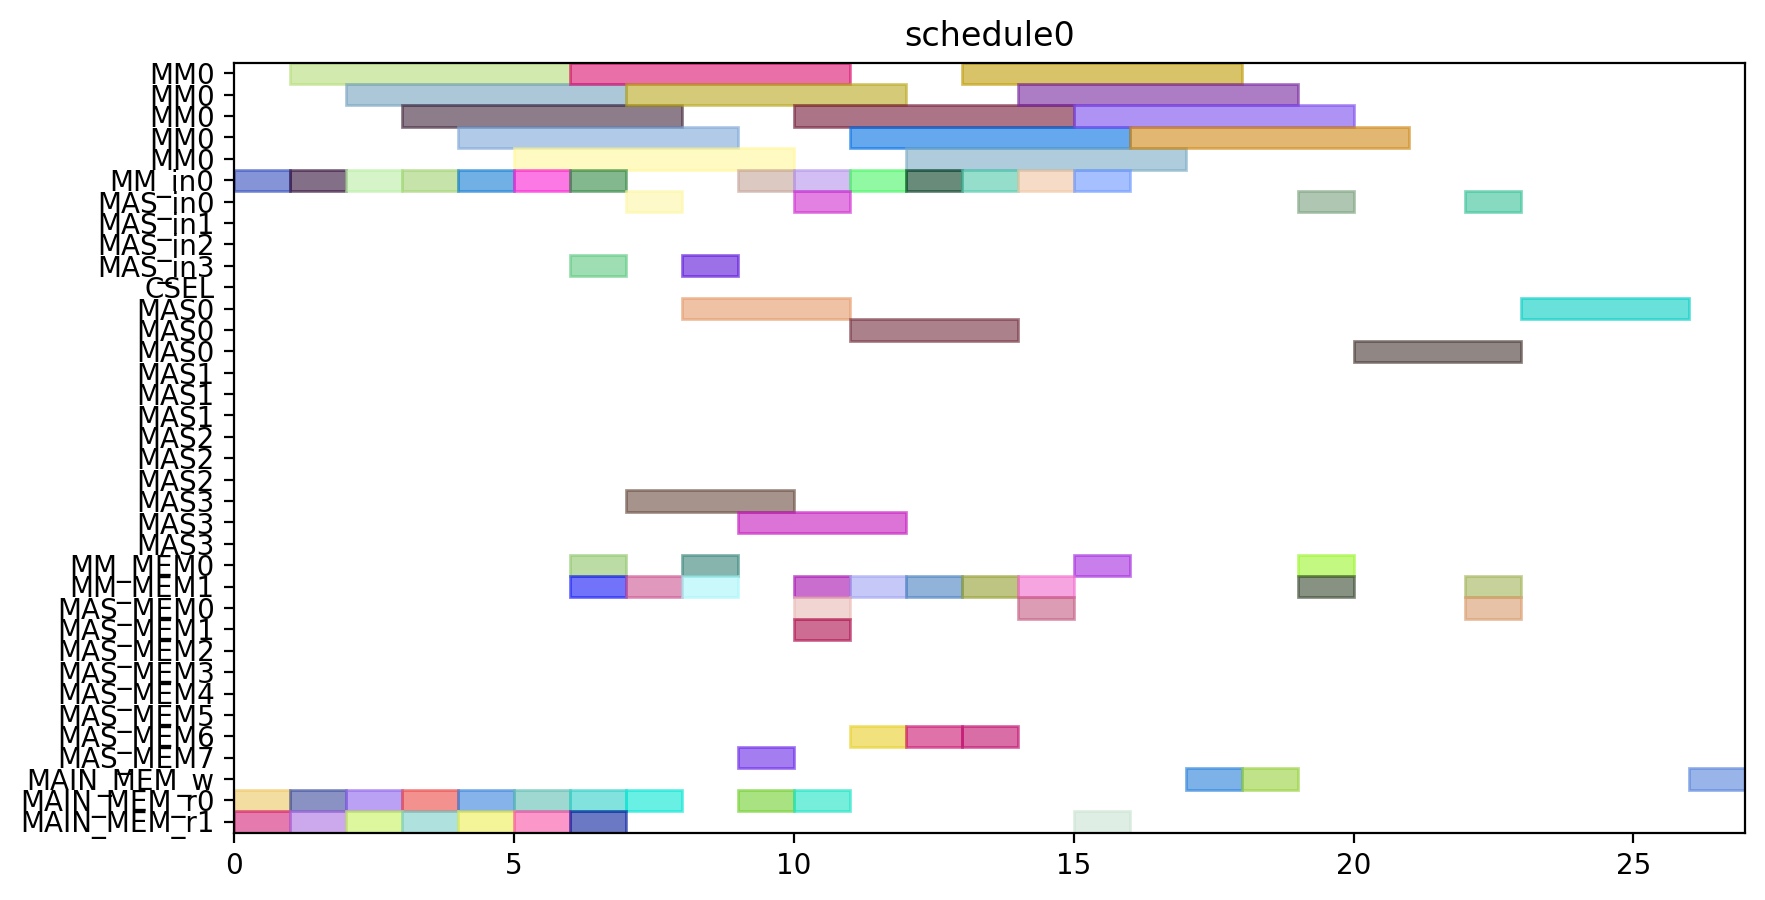

Here is the Python script that generated this plot:
from pyschedule import Scenario, solvers, plotters, alt


def solve():
	horizon = 120
	S = Scenario("schedule0", horizon=horizon)

	# resource
	MM = S.Resources('MM', num=1, size=5)
	MM_in = S.Resources('MM_in', num=1)
	MAS_in = S.Resources('MAS_in', num=4)
	CSEL = S.Resource('CSEL')
	MAS = S.Resources('MAS', num=4, size=3, periods=range(1, horizon))
	MM_MEM = S.Resources('MM_MEM', num=2)
	MAS_MEM = S.Resources('MAS_MEM', num=8)
	MAIN_MEM_w = S.Resource('MAIN_MEM_w', size=1)
	MAIN_MEM_r = S.Resources('MAIN_MEM_r', num=2)

	# result of previous scheduling

	# new tasks
	r1 = S.Task('r1', length=5, delay_cost=1)
	r1 += alt(MM)
	r1_in = S.Task('r1_in', length=1, delay_cost=1)
	r1_in += alt(MM_in)
	S += r1_in*MM_in[0]<=r1*MM[0]
	r1_mem0 = S.Task('r1_mem0', length=1, delay_cost=1)
	r1_mem0 += MAIN_MEM_r[0]
	S += r1_mem0 <= r1

	r1_mem1 = S.Task('r1_mem1', length=1, delay_cost=1)
	r1_mem1 += MAIN_MEM_r[1]
	S += r1_mem1 <= r1

	r3 = S.Task('r3', length=5, delay_cost=1)
	r3 += alt(MM)
	r3_in = S.Task('r3_in', length=1, delay_cost=1)
	r3_in += alt(MM_in)
	S += r3_in*MM_in[0]<=r3*MM[0]
	r3_mem0 = S.Task('r3_mem0', length=1, delay_cost=1)
	r3_mem0 += MAIN_MEM_r[0]
	S += r3_mem0 <= r3

	r3_mem1 = S.Task('r3_mem1', length=1, delay_cost=1)
	r3_mem1 += MAIN_MEM_r[1]
	S += r3_mem1 <= r3

	r4 = S.Task('r4', length=5, delay_cost=1)
	r4 += alt(MM)
	r4_in = S.Task('r4_in', length=1, delay_cost=1)
	r4_in += alt(MM_in)
	S += r4_in*MM_in[0]<=r4*MM[0]
	r4_mem0 = S.Task('r4_mem0', length=1, delay_cost=1)
	r4_mem0 += MAIN_MEM_r[0]
	S += r4_mem0 <= r4

	r4_mem1 = S.Task('r4_mem1', length=1, delay_cost=1)
	r4_mem1 += MAIN_MEM_r[1]
	S += r4_mem1 <= r4

	r5 = S.Task('r5', length=5, delay_cost=1)
	r5 += alt(MM)
	r5_in = S.Task('r5_in', length=1, delay_cost=1)
	r5_in += alt(MM_in)
	S += r5_in*MM_in[0]<=r5*MM[0]
	r5_mem0 = S.Task('r5_mem0', length=1, delay_cost=1)
	r5_mem0 += MAIN_MEM_r[0]
	S += r5_mem0 <= r5

	r5_mem1 = S.Task('r5_mem1', length=1, delay_cost=1)
	r5_mem1 += MAIN_MEM_r[1]
	S += r5_mem1 <= r5

	r6 = S.Task('r6', length=5, delay_cost=1)
	r6 += alt(MM)
	r6_in = S.Task('r6_in', length=1, delay_cost=1)
	r6_in += alt(MM_in)
	S += r6_in*MM_in[0]<=r6*MM[0]
	r6_mem0 = S.Task('r6_mem0', length=1, delay_cost=1)
	r6_mem0 += MAIN_MEM_r[0]
	S += r6_mem0 <= r6

	r6_mem1 = S.Task('r6_mem1', length=1, delay_cost=1)
	r6_mem1 += MAIN_MEM_r[1]
	S += r6_mem1 <= r6

	r12 = S.Task('r12', length=5, delay_cost=1)
	r12 += alt(MM)
	r12_in = S.Task('r12_in', length=1, delay_cost=1)
	r12_in += alt(MM_in)
	S += r12_in*MM_in[0]<=r12*MM[0]
	r12_mem0 = S.Task('r12_mem0', length=1, delay_cost=1)
	r12_mem0 += MAIN_MEM_r[0]
	S += r12_mem0 <= r12

	r12_mem1 = S.Task('r12_mem1', length=1, delay_cost=1)
	r12_mem1 += MAIN_MEM_r[1]
	S += r12_mem1 <= r12

	r13 = S.Task('r13', length=5, delay_cost=1)
	r13 += alt(MM)
	r13_in = S.Task('r13_in', length=1, delay_cost=1)
	r13_in += alt(MM_in)
	S += r13_in*MM_in[0]<=r13*MM[0]
	r13_mem0 = S.Task('r13_mem0', length=1, delay_cost=1)
	r13_mem0 += MAIN_MEM_r[0]
	S += r13_mem0 <= r13

	r13_mem1 = S.Task('r13_mem1', length=1, delay_cost=1)
	r13_mem1 += MAIN_MEM_r[1]
	S += r13_mem1 <= r13

	r2 = S.Task('r2', length=3, delay_cost=1)
	r2 += alt(MAS)
	r2_in = S.Task('r2_in', length=1, delay_cost=1)
	r2_in += alt(MAS_in)
	S += r2_in*MAS_in[0]<=r2*MAS[0]

	S += r2_in*MAS_in[1]<=r2*MAS[1]

	S += r2_in*MAS_in[2]<=r2*MAS[2]

	S += r2_in*MAS_in[3]<=r2*MAS[3]

	r2_mem0 = S.Task('r2_mem0', length=1, delay_cost=1)
	r2_mem0 += alt(MM_MEM)
	S += (r1*MM[0])-1 < r2_mem0*MM_MEM[0]
	S += r2_mem0 <= r2

	r2_mem1 = S.Task('r2_mem1', length=1, delay_cost=1)
	r2_mem1 += alt(MM_MEM)
	S += (r1*MM[0])-1 < r2_mem1*MM_MEM[1]
	S += r2_mem1 <= r2

	r7 = S.Task('r7', length=3, delay_cost=1)
	r7 += alt(MAS)
	r7_in = S.Task('r7_in', length=1, delay_cost=1)
	r7_in += alt(MAS_in)
	S += r7_in*MAS_in[0]<=r7*MAS[0]

	S += r7_in*MAS_in[1]<=r7*MAS[1]

	S += r7_in*MAS_in[2]<=r7*MAS[2]

	S += r7_in*MAS_in[3]<=r7*MAS[3]

	r7_mem0 = S.Task('r7_mem0', length=1, delay_cost=1)
	r7_mem0 += alt(MM_MEM)
	S += (r5*MM[0])-1 < r7_mem0*MM_MEM[0]
	S += r7_mem0 <= r7

	r7_mem1 = S.Task('r7_mem1', length=1, delay_cost=1)
	r7_mem1 += alt(MM_MEM)
	S += (r6*MM[0])-1 < r7_mem1*MM_MEM[1]
	S += r7_mem1 <= r7

	r8 = S.Task('r8', length=3, delay_cost=1)
	r8 += alt(MAS)
	r8_in = S.Task('r8_in', length=1, delay_cost=1)
	r8_in += alt(MAS_in)
	S += r8_in*MAS_in[0]<=r8*MAS[0]

	S += r8_in*MAS_in[1]<=r8*MAS[1]

	S += r8_in*MAS_in[2]<=r8*MAS[2]

	S += r8_in*MAS_in[3]<=r8*MAS[3]

	r8_mem0 = S.Task('r8_mem0', length=1, delay_cost=1)
	r8_mem0 += MAIN_MEM_r[0]
	S += r8_mem0 <= r8

	r8_mem1 = S.Task('r8_mem1', length=1, delay_cost=1)
	r8_mem1 += alt(MM_MEM)
	S += (r4*MM[0])-1 < r8_mem1*MM_MEM[1]
	S += r8_mem1 <= r8

	r10 = S.Task('r10', length=3, delay_cost=1)
	r10 += alt(MAS)
	r10_in = S.Task('r10_in', length=1, delay_cost=1)
	r10_in += alt(MAS_in)
	S += r10_in*MAS_in[0]<=r10*MAS[0]

	S += r10_in*MAS_in[1]<=r10*MAS[1]

	S += r10_in*MAS_in[2]<=r10*MAS[2]

	S += r10_in*MAS_in[3]<=r10*MAS[3]

	r10_mem0 = S.Task('r10_mem0', length=1, delay_cost=1)
	r10_mem0 += MAIN_MEM_r[0]
	S += r10_mem0 <= r10

	r10_mem1 = S.Task('r10_mem1', length=1, delay_cost=1)
	r10_mem1 += alt(MM_MEM)
	S += (r4*MM[0])-1 < r10_mem1*MM_MEM[1]
	S += r10_mem1 <= r10

	r9 = S.Task('r9', length=5, delay_cost=1)
	r9 += alt(MM)
	r9_in = S.Task('r9_in', length=1, delay_cost=1)
	r9_in += alt(MM_in)
	S += r9_in*MM_in[0]<=r9*MM[0]
	r9_mem0 = S.Task('r9_mem0', length=1, delay_cost=1)
	r9_mem0 += MAIN_MEM_r[0]
	S += r9_mem0 <= r9

	r9_mem1 = S.Task('r9_mem1', length=1, delay_cost=1)
	r9_mem1 += alt(MAS_MEM)
	S += (r7*MAS[0])-1 < r9_mem1*MAS_MEM[1]
	S += (r7*MAS[1])-1 < r9_mem1*MAS_MEM[3]
	S += (r7*MAS[2])-1 < r9_mem1*MAS_MEM[5]
	S += (r7*MAS[3])-1 < r9_mem1*MAS_MEM[7]
	S += r9_mem1 <= r9

	r11 = S.Task('r11', length=5, delay_cost=1)
	r11 += alt(MM)
	r11_in = S.Task('r11_in', length=1, delay_cost=1)
	r11_in += alt(MM_in)
	S += r11_in*MM_in[0]<=r11*MM[0]
	r11_mem0 = S.Task('r11_mem0', length=1, delay_cost=1)
	r11_mem0 += alt(MAS_MEM)
	S += (r10*MAS[0])-1 < r11_mem0*MAS_MEM[0]
	S += (r10*MAS[1])-1 < r11_mem0*MAS_MEM[2]
	S += (r10*MAS[2])-1 < r11_mem0*MAS_MEM[4]
	S += (r10*MAS[3])-1 < r11_mem0*MAS_MEM[6]
	S += r11_mem0 <= r11

	r11_mem1 = S.Task('r11_mem1', length=1, delay_cost=1)
	r11_mem1 += alt(MAS_MEM)
	S += (r10*MAS[0])-1 < r11_mem1*MAS_MEM[1]
	S += (r10*MAS[1])-1 < r11_mem1*MAS_MEM[3]
	S += (r10*MAS[2])-1 < r11_mem1*MAS_MEM[5]
	S += (r10*MAS[3])-1 < r11_mem1*MAS_MEM[7]
	S += r11_mem1 <= r11

	PX_new = S.Task('PX_new', length=5, delay_cost=1)
	PX_new += alt(MM)
	PX_new_in = S.Task('PX_new_in', length=1, delay_cost=1)
	PX_new_in += alt(MM_in)
	S += PX_new_in*MM_in[0]<=PX_new*MM[0]
	S += 0<PX_new

	PX_new_w = S.Task('PX_new_w', length=1, delay_cost=1)
	PX_new_w += alt(MAIN_MEM_w)
	S += PX_new <= PX_new_w

	PX_new_mem0 = S.Task('PX_new_mem0', length=1, delay_cost=1)
	PX_new_mem0 += alt(MAS_MEM)
	S += (r2*MAS[0])-1 < PX_new_mem0*MAS_MEM[0]
	S += (r2*MAS[1])-1 < PX_new_mem0*MAS_MEM[2]
	S += (r2*MAS[2])-1 < PX_new_mem0*MAS_MEM[4]
	S += (r2*MAS[3])-1 < PX_new_mem0*MAS_MEM[6]
	S += PX_new_mem0 <= PX_new

	PX_new_mem1 = S.Task('PX_new_mem1', length=1, delay_cost=1)
	PX_new_mem1 += alt(MM_MEM)
	S += (r12*MM[0])-1 < PX_new_mem1*MM_MEM[1]
	S += PX_new_mem1 <= PX_new

	r14 = S.Task('r14', length=5, delay_cost=1)
	r14 += alt(MM)
	r14_in = S.Task('r14_in', length=1, delay_cost=1)
	r14_in += alt(MM_in)
	S += r14_in*MM_in[0]<=r14*MM[0]
	r14_mem0 = S.Task('r14_mem0', length=1, delay_cost=1)
	r14_mem0 += alt(MAS_MEM)
	S += (r2*MAS[0])-1 < r14_mem0*MAS_MEM[0]
	S += (r2*MAS[1])-1 < r14_mem0*MAS_MEM[2]
	S += (r2*MAS[2])-1 < r14_mem0*MAS_MEM[4]
	S += (r2*MAS[3])-1 < r14_mem0*MAS_MEM[6]
	S += r14_mem0 <= r14

	r14_mem1 = S.Task('r14_mem1', length=1, delay_cost=1)
	r14_mem1 += alt(MM_MEM)
	S += (r3*MM[0])-1 < r14_mem1*MM_MEM[1]
	S += r14_mem1 <= r14

	Z1_new = S.Task('Z1_new', length=5, delay_cost=1)
	Z1_new += alt(MM)
	Z1_new_in = S.Task('Z1_new_in', length=1, delay_cost=1)
	Z1_new_in += alt(MM_in)
	S += Z1_new_in*MM_in[0]<=Z1_new*MM[0]
	S += 0<Z1_new

	Z1_new_w = S.Task('Z1_new_w', length=1, delay_cost=1)
	Z1_new_w += alt(MAIN_MEM_w)
	S += Z1_new <= Z1_new_w

	Z1_new_mem0 = S.Task('Z1_new_mem0', length=1, delay_cost=1)
	Z1_new_mem0 += alt(MAS_MEM)
	S += (r2*MAS[0])-1 < Z1_new_mem0*MAS_MEM[0]
	S += (r2*MAS[1])-1 < Z1_new_mem0*MAS_MEM[2]
	S += (r2*MAS[2])-1 < Z1_new_mem0*MAS_MEM[4]
	S += (r2*MAS[3])-1 < Z1_new_mem0*MAS_MEM[6]
	S += Z1_new_mem0 <= Z1_new

	Z1_new_mem1 = S.Task('Z1_new_mem1', length=1, delay_cost=1)
	Z1_new_mem1 += alt(MM_MEM)
	S += (r13*MM[0])-1 < Z1_new_mem1*MM_MEM[1]
	S += Z1_new_mem1 <= Z1_new

	r15 = S.Task('r15', length=5, delay_cost=1)
	r15 += alt(MM)
	r15_in = S.Task('r15_in', length=1, delay_cost=1)
	r15_in += alt(MM_in)
	S += r15_in*MM_in[0]<=r15*MM[0]
	r15_mem0 = S.Task('r15_mem0', length=1, delay_cost=1)
	r15_mem0 += alt(MAS_MEM)
	S += (r8*MAS[0])-1 < r15_mem0*MAS_MEM[0]
	S += (r8*MAS[1])-1 < r15_mem0*MAS_MEM[2]
	S += (r8*MAS[2])-1 < r15_mem0*MAS_MEM[4]
	S += (r8*MAS[3])-1 < r15_mem0*MAS_MEM[6]
	S += r15_mem0 <= r15

	r15_mem1 = S.Task('r15_mem1', length=1, delay_cost=1)
	r15_mem1 += alt(MM_MEM)
	S += (r9*MM[0])-1 < r15_mem1*MM_MEM[1]
	S += r15_mem1 <= r15

	r16 = S.Task('r16', length=5, delay_cost=1)
	r16 += alt(MM)
	r16_in = S.Task('r16_in', length=1, delay_cost=1)
	r16_in += alt(MM_in)
	S += r16_in*MM_in[0]<=r16*MM[0]
	r16_mem0 = S.Task('r16_mem0', length=1, delay_cost=1)
	r16_mem0 += alt(MM_MEM)
	S += (r11*MM[0])-1 < r16_mem0*MM_MEM[0]
	S += r16_mem0 <= r16

	r16_mem1 = S.Task('r16_mem1', length=1, delay_cost=1)
	r16_mem1 += MAIN_MEM_r[1]
	S += r16_mem1 <= r16

	r17 = S.Task('r17', length=3, delay_cost=1)
	r17 += alt(MAS)
	r17_in = S.Task('r17_in', length=1, delay_cost=1)
	r17_in += alt(MAS_in)
	S += r17_in*MAS_in[0]<=r17*MAS[0]

	S += r17_in*MAS_in[1]<=r17*MAS[1]

	S += r17_in*MAS_in[2]<=r17*MAS[2]

	S += r17_in*MAS_in[3]<=r17*MAS[3]

	r17_mem0 = S.Task('r17_mem0', length=1, delay_cost=1)
	r17_mem0 += alt(MM_MEM)
	S += (r14*MM[0])-1 < r17_mem0*MM_MEM[0]
	S += r17_mem0 <= r17

	r17_mem1 = S.Task('r17_mem1', length=1, delay_cost=1)
	r17_mem1 += alt(MM_MEM)
	S += (r15*MM[0])-1 < r17_mem1*MM_MEM[1]
	S += r17_mem1 <= r17

	PY_new = S.Task('PY_new', length=3, delay_cost=1)
	PY_new += alt(MAS)
	PY_new_in = S.Task('PY_new_in', length=1, delay_cost=1)
	PY_new_in += alt(MAS_in)
	S += PY_new_in*MAS_in[0]<=PY_new*MAS[0]

	S += PY_new_in*MAS_in[1]<=PY_new*MAS[1]

	S += PY_new_in*MAS_in[2]<=PY_new*MAS[2]

	S += PY_new_in*MAS_in[3]<=PY_new*MAS[3]

	S += 0<PY_new

	PY_new_w = S.Task('PY_new_w', length=1, delay_cost=1)
	PY_new_w += alt(MAIN_MEM_w)
	S += PY_new <= PY_new_w

	PY_new_mem0 = S.Task('PY_new_mem0', length=1, delay_cost=1)
	PY_new_mem0 += alt(MAS_MEM)
	S += (r17*MAS[0])-1 < PY_new_mem0*MAS_MEM[0]
	S += (r17*MAS[1])-1 < PY_new_mem0*MAS_MEM[2]
	S += (r17*MAS[2])-1 < PY_new_mem0*MAS_MEM[4]
	S += (r17*MAS[3])-1 < PY_new_mem0*MAS_MEM[6]
	S += PY_new_mem0 <= PY_new

	PY_new_mem1 = S.Task('PY_new_mem1', length=1, delay_cost=1)
	PY_new_mem1 += alt(MM_MEM)
	S += (r16*MM[0])-1 < PY_new_mem1*MM_MEM[1]
	S += PY_new_mem1 <= PY_new

	solvers.mip.solve(S,msg=1,kind='CPLEX',ratio_gap=1.01)

	solution = [['hoge']*len(S.solution()[1]) for i in range(len(S.solution()))]
	for i in range(len(S.solution())):
		for j in range(len(S.solution()[i])):
			solution[i][j]=str(S.solution()[i][j])
	print(solution)

	cycles = int(solution[-1][3])

	pic_file_name = "/home/mfukuda/ABE/multiRAM_multiMAS_16mux/scheduling_result/stage5MM1_stage3MAS4/EP_YRECOVER/schedule0.png"
	if(S.solution() != []):
		plotters.matplotlib.plot(S,img_filename=pic_file_name, show_task_labels=False, fig_size=(cycles*0.25+3, 5))

	return solution
